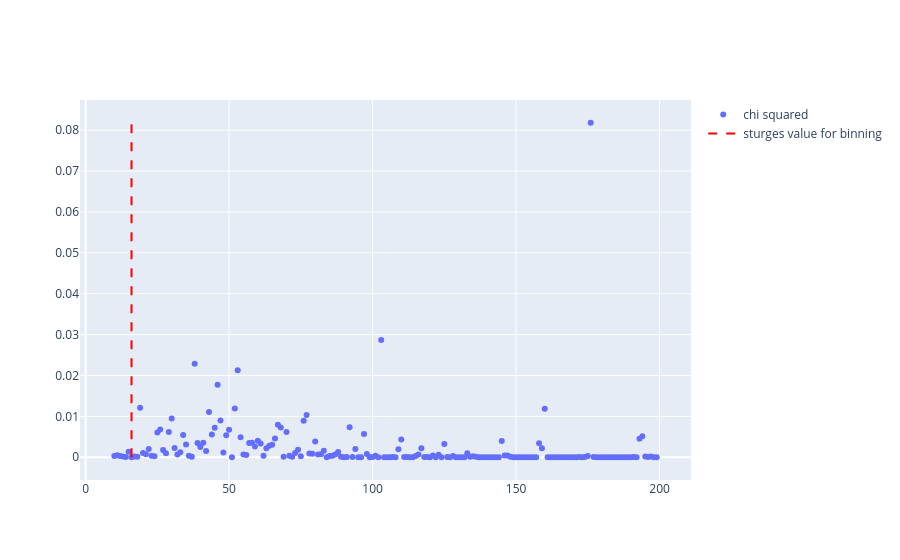

Notebook source saved alongside this figure:
### Code cell
fig = go.Figure()

fig.add_trace(go.Scatter(x=range_bins, y=chi2_list, mode="markers", name="chi squared"))
fig.add_trace(go.Scatter(x=[sturges(len(data_refact)), sturges(len(data_refact))],y=[min(chi2_list), max(chi2_list)],mode="lines",line=dict(dash="dash", color="red"),name="sturges value for binning"))
fig.update_layout(showlegend=True)
fig.show()

### Figure 1 — Plotly figure (JSON) as saved in the notebook; plotly's stock layout.template omitted (floating-point values rounded to 4 significant figures; data arrays with more than 128 entries replaced by an {"elided": "..."} marker saying what was removed)
{"data": [{"mode": "markers", "name": "chi squared", "type": "scatter", "x": {"elided": "190 int values"}, "y": {"elided": "190 float values"}}, {"line": {"color": "red", "dash": "dash"}, "mode": "lines", "name": "sturges value for binning", "type": "scatter", "x": [16, 16], "y": [1.11e-16, 0.08182]}], "layout": {"showlegend": true}}
